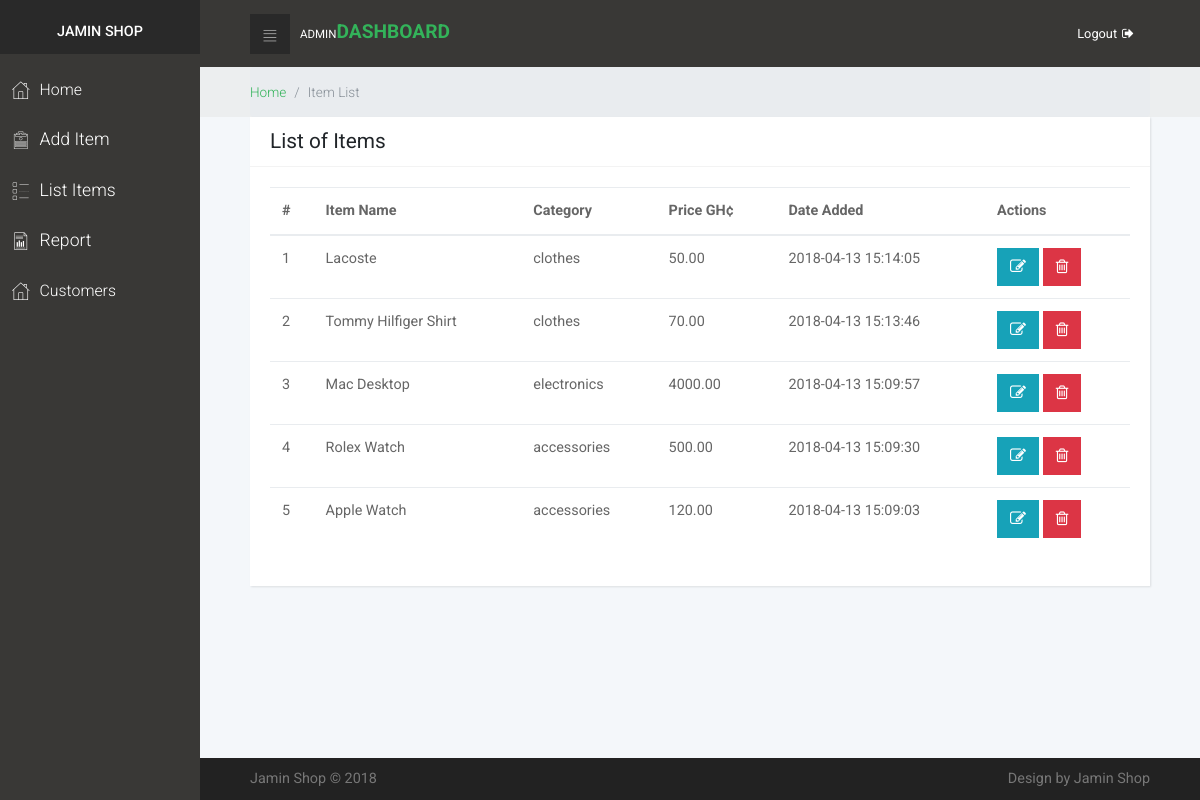
Page /admin/itemlist.php (signed in) on the committed database.
### tables this page shows
CREATE TABLE `items` (
  `itemID` int(11) NOT NULL,
  `itemName` varchar(255) NOT NULL,
  `itemPrice` decimal(10,2) NOT NULL,
  `itemCategory` varchar(255) NOT NULL,
  `itemImage` varchar(255) NOT NULL,
  `dateAdded` timestamp NOT NULL DEFAULT CURRENT_TIMESTAMP
);

### dbfunctions/db.php (called while the page is built, shortened)
<?php
function dbconnect()    {
    $connect_db = new Mysqli("localhost", "root", "", "online_retail_shop");
    return $connect_db;
}

### admin/itemlist.php (the view, shortened to what this page needs)
<?php
require_once "../dbfunctions/db.php";
?>
<?php include "includes/header.php" ?>
    <div class="breadcrumb-holder">
        <div class="container-fluid">
            <ul class="breadcrumb">
                <li class="breadcrumb-item"><a href="index.php">Home</a></li>
                <li class="breadcrumb-item active">Item List</li>
            </ul>
        </div>
    </div>
    <div class="container-fluid">
        <div class="row">
            <div class="col-lg-12">
                <div class="card">
                    <div class="card-header d-flex align-items-center">
                        <h2 class="h2 display">List of Items</h2>
                    </div>
                    <div class="card-body">
                        <table class="table">
                            <thead>
                            <tr>
                                <th>#</th>
                                <th>Item Name</th>
                                <th>Category</th>
                                <th>Price GH¢</th>
                                <th>Date Added</th>
                                <th>Actions</th>
                            </tr>
                            </thead>
                            <tbody>
                            <?php
                            $sql = "SELECT * FROM `items` ORDER BY itemID DESC ";
                            $result = dbconnect()->query($sql);
                            $i = 1;
                            while ($row = $result->fetch_array()) {
                            $id = $row['itemID'];
                            $iname = $row['itemName'];
                            $icat = $row['itemCategory'];
                            $iprice = $row['itemPrice'];
                            $idate = $row['dateAdded'];
                            ?>
                                <tr>
                                    <td scope="row"><?php echo $i; ?></td>
                                    <td><?php echo $iname ?></td>
                                    <td><?php echo $icat; ?></td>
                                    <td><?php echo $iprice ?></td>
                                    <td><?php echo $idate ?></td>
                                    <td>
                                        <button class="btn btn-info" data-toggle="modal"
                                           data-target="#editModal<?php echo $id; ?>">
                                            <i class="fa fa-edit "></i>
                                        </button>
                                        <button class="btn btn-danger" data-toggle="modal"
                                           data-target="#deleteModal<?php echo $id; ?>">
                                            <i class="fa fa-trash-o "></i>
                                        </button>
                                    </td>
                                </tr>
                                <?php
                                $i++;
                            }
                            ?>
                            </tbody>
                        </table>
                    </div>
                </div>
            </div>
        </div>
    </div>
<?php include "includes/footer.php" ?>

### admin/css/style.default.css (style rules this page uses)
a { display: inline-block; text-decoration: none; color: #fff; -webkit-transition: all 0.3s; transition: all 0.3s; }
ul { padding: 0; margin: 0; }
body { overflow-x: hidden; }
i { display: inline-block; }
table { font-size: 0.9em; color: #666; }
h2 { color: #555; font-weight: 400; }
.breadcrumb-holder { background: #eceeef; }
.breadcrumb-holder .breadcrumb { padding: 15px 0; font-size: 0.85em; font-weight: 300; color: #999; margin-bottom: 0; }
.card { height: 100%; border: none; background: #fff; -webkit-box-shadow: 1px 1px 2px rgba(0, 0, 0, 0.1); box-shadow: 1px 1px 2px rgba(0, 0, 0, 0.1); border-radius: 0; }
.card-header { height: 50px; background-color: #fff; border-bottom-color: #f3f3f3; border-top: none; }
.card-header h2, .card-header h3 { margin-bottom: 0; }
.display { font-weight: 400 !important; }
button { cursor: pointer; }
@media (min-width: 768px) { .container-fluid { padding: 0 50px; } }
.btn { font-weight: normal; border: 1px solid transparent; padding: 0.5rem 0.75rem; font-size: 1rem; line-height: 1.25; border-radius: 0; -webkit-transition: all 0.15s ease-in-out; transition: all 0.15s ease-in-out; }
.btn-info { color: #fff; background-color: #17a2b8; border-color: #17a2b8; }
.btn-danger { color: #fff; background-color: #dc3545; border-color: #dc3545; }
body { font-family: "Roboto", sans-serif; font-size: 1rem; font-weight: normal; line-height: 1.5; color: #212529; background-color: #fff; }
a { color: #33b35a; text-decoration: none; }
h1, h2, h3, h4, h5, h6, .h1, .h2, .h3, .h4, .h5, .h6 { margin-bottom: 0.5rem; font-family: inherit; font-weight: 500; line-height: 1.1; color: inherit; }
h2, .h2 { font-size: 1.3rem; }

### rows in the picture
items: itemName "Lacoste", itemCategory "clothes", itemPrice "50.00", dateAdded "2018-04-13 15:14:05"
items: itemName "Tommy Hilfiger Shirt", itemCategory "clothes", itemPrice "70.00", dateAdded "2018-04-13 15:13:46"
items: itemName "Mac Desktop", itemCategory "electronics", itemPrice "4000.00", dateAdded "2018-04-13 15:09:57"
items: itemName "Rolex Watch", itemCategory "accessories", itemPrice "500.00", dateAdded "2018-04-13 15:09:30"
items: itemName "Apple Watch", itemCategory "accessories", itemPrice "120.00", dateAdded "2018-04-13 15:09:03"
